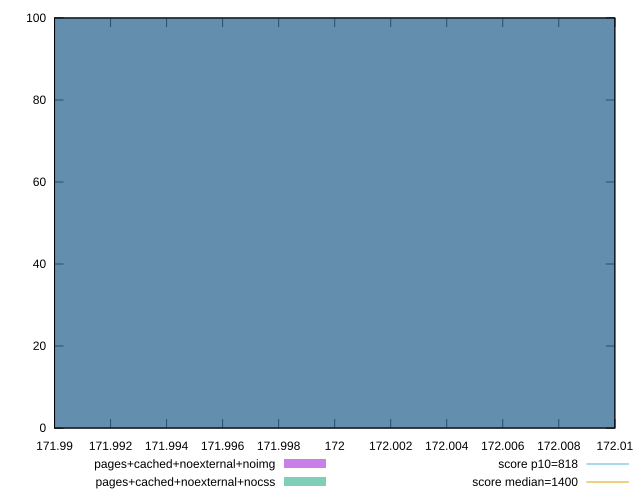

Write the gnuplot code that produced this figure.
reset

$pagesCachedNoexternalNoimg <<EOF
172 100
EOF

$pagesCachedNoexternalNocss <<EOF
172 100
EOF

set key outside below
set boxwidth 0.1
set xrange [171.99:172.01]
set yrange [0:100]
set trange [0:100]
set style fill transparent solid 0.5 noborder

set parametric
set terminal svg size 640, 500 enhanced background rgb 'white'
set output "report_00008_2021-01-22T20:58:29.167/dom-size/comparison/histogram/8_vs_9.svg"

plot $pagesCachedNoexternalNoimg title "pages+cached+noexternal+noimg" with boxes, \
     $pagesCachedNoexternalNocss title "pages+cached+noexternal+nocss" with boxes, \
     818,t title "score p10=818", \
     1400,t title "score median=1400"

reset
